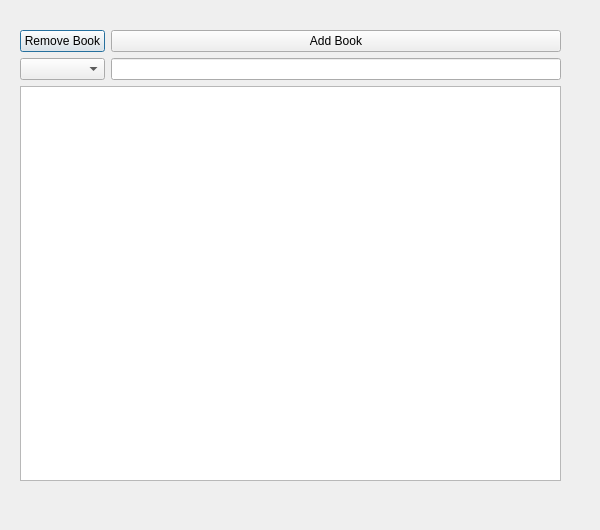
<?xml version="1.0" encoding="UTF-8"?>
<ui version="4.0">
 <class>book_form</class>
 <widget class="QDialog" name="book_form">
  <property name="geometry">
   <rect>
    <x>0</x>
    <y>0</y>
    <width>600</width>
    <height>530</height>
   </rect>
  </property>
  <property name="sizePolicy">
   <sizepolicy hsizetype="Fixed" vsizetype="Fixed">
    <horstretch>0</horstretch>
    <verstretch>0</verstretch>
   </sizepolicy>
  </property>
  <property name="minimumSize">
   <size>
    <width>600</width>
    <height>530</height>
   </size>
  </property>
  <property name="maximumSize">
   <size>
    <width>600</width>
    <height>530</height>
   </size>
  </property>
  <property name="windowTitle">
   <string>Dialog</string>
  </property>
  <widget class="QWidget" name="gridLayoutWidget">
   <property name="geometry">
    <rect>
     <x>20</x>
     <y>30</y>
     <width>541</width>
     <height>451</height>
    </rect>
   </property>
   <layout class="QGridLayout" name="gridLayout">
    <item row="1" column="0">
     <widget class="QPushButton" name="button_remvBook">
      <property name="text">
       <string>Remove Book</string>
      </property>
     </widget>
    </item>
    <item row="2" column="0">
     <widget class="QComboBox" name="cbox_findBook"/>
    </item>
    <item row="2" column="1">
     <widget class="QLineEdit" name="edit_findBook"/>
    </item>
    <item row="3" column="0" colspan="2">
     <widget class="QTableView" name="tableBooks"/>
    </item>
    <item row="1" column="1">
     <widget class="QPushButton" name="button_addBook">
      <property name="text">
       <string>Add Book</string>
      </property>
     </widget>
    </item>
   </layout>
  </widget>
 </widget>
 <resources/>
 <connections/>
</ui>
